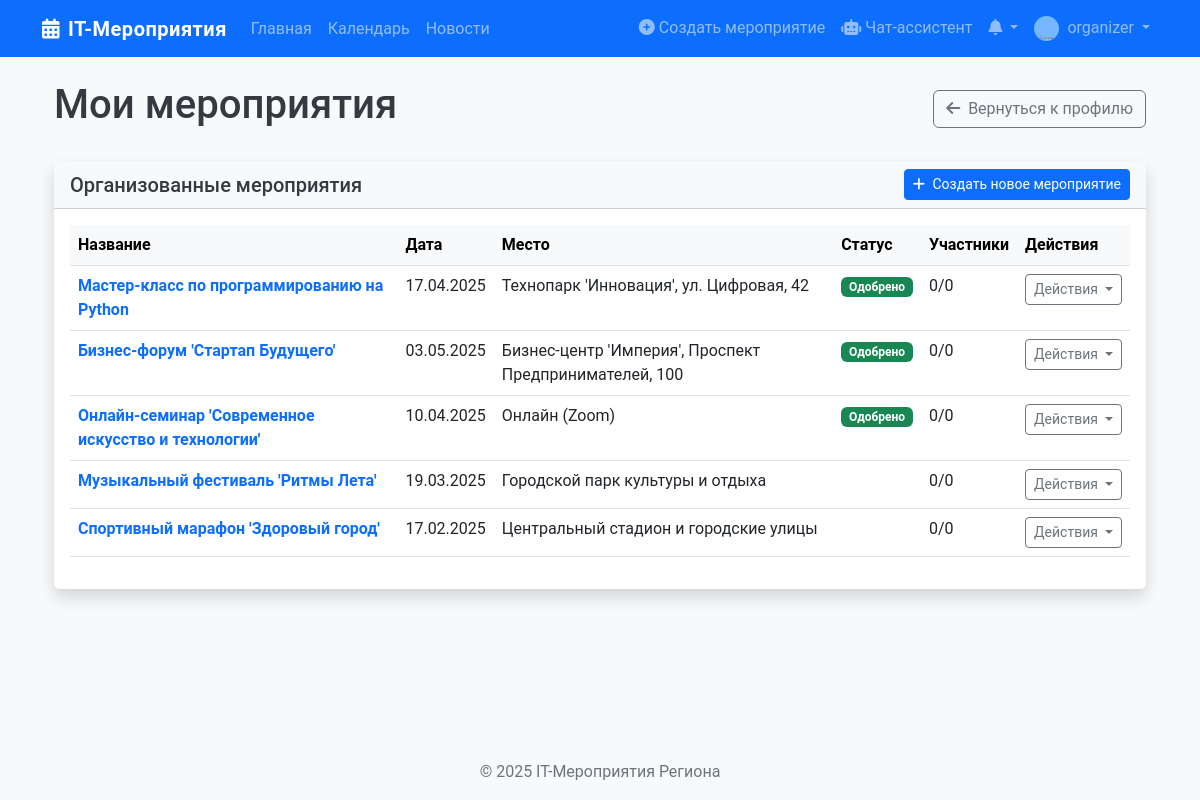
Screenshot of /profile/profile/events (signed in) with the database file from the repository.
### app/models/user.py (models this page shows, shortened)
class User(db.Model, UserMixin):
    id = db.Column(db.Integer, primary_key=True)
    username = db.Column(db.String(50), unique=True, nullable=False)
    email = db.Column(db.String(120), unique=True, nullable=False)
    password = db.Column(db.String(60), nullable=False)
    role = db.Column(db.String(20), default=UserRole.PARTICIPANT.value)
    profile_image = db.Column(db.String(20), default='default.jpg')
    created_at = db.Column(db.DateTime, default=datetime.utcnow)
    organized_events = db.relationship('Event', back_populates='organizer')
    applications = db.relationship('EventApplication', back_populates='user')
    achievements = db.relationship('Achievement', secondary=user_achievements,
                                   backref=db.backref('users', lazy='dynamic'))
    event_achievements = db.relationship('UserEventAchievement', back_populates='user')
    organizer_achievements = db.relationship('UserOrganizerAchievement', back_populates='user')
    def is_admin(self):
        return self.role == UserRole.ADMIN.value
    def is_organizer(self):
        return self.role == UserRole.ORGANIZER.value or self.role == UserRole.ADMIN.value

### app/models/event.py (models this page shows, shortened)
class Event(db.Model):
    id = db.Column(db.Integer, primary_key=True)
    title = db.Column(db.String(100), nullable=False)
    description = db.Column(db.Text, nullable=False)
    start_datetime = db.Column(db.DateTime, nullable=False)
    end_datetime = db.Column(db.DateTime, nullable=False)
    location = db.Column(db.String(200))
    format = db.Column(db.String(20), default=EventFormat.OFFLINE.value)
    logo = db.Column(db.String(100), default='default_event.jpg')
    status = db.Column(db.String(20), default=EventStatus.PENDING.value)
    created_at = db.Column(db.DateTime, default=datetime.utcnow)
    updated_at = db.Column(db.DateTime, default=datetime.utcnow, onupdate=datetime.utcnow)
    default_points = db.Column(db.Integer, default=10)  # Очки по умолчанию для участников
    max_participants = db.Column(db.Integer, default=0)  # Максимальное количество участников (0 - без ограничений)
    organizer_id = db.Column(db.Integer, db.ForeignKey('user.id'), nullable=False)
    organizer = db.relationship('User', back_populates='organized_events')
    applications = db.relationship('EventApplication', back_populates='event', cascade='all, delete-orphan')
    tags = db.relationship('Tag', secondary=event_tags, backref=db.backref('events', lazy='dynamic'))
    achievements = db.relationship('EventAchievement', back_populates='event', cascade='all, delete-orphan')

### app/routes/profile.py (the view)
@profile.route('/profile/events')
@login_required
def organized_events():
    if not current_user.is_organizer():
        flash('У вас нет прав для просмотра этой страницы', 'danger')
        return redirect(url_for('profile.view_profile', user_id=current_user.id))
    events = Event.query.filter_by(organizer_id=current_user.id).all()
    return render_template('profile/organized_events.html',
                          title='Мои мероприятия',
                          events=events)

### app/__init__.py (called while the page is built)
@login_manager.user_loader
def load_user(user_id):
    return User.query.get(int(user_id))

### app/templates/profile/organized_events.html (shortened to what this page needs)
{% extends "layout/base.html" %}
{% block content %}
<div class="container">
    <div class="d-flex justify-content-between align-items-center mb-4">
        <h1>Мои мероприятия</h1>
        <a href="{{ url_for('profile.view_profile', user_id=current_user.id) }}" class="btn btn-outline-secondary">
            <i class="fas fa-arrow-left me-1"></i> Вернуться к профилю
        </a>
    </div>
    <div class="card shadow">
        <div class="card-header bg-light d-flex justify-content-between align-items-center">
            <h5 class="mb-0">Организованные мероприятия</h5>
            <a href="{{ url_for('events.create_event') }}" class="btn btn-primary btn-sm">
                <i class="fas fa-plus me-1"></i> Создать новое мероприятие
            </a>
        </div>
        <div class="card-body">
            {% if events %}
                <div class="table-responsive">
                    <table class="table table-hover">
                        <thead class="table-light">
                            <tr>
                                <th>Название</th>
                                <th>Дата</th>
                                <th>Место</th>
                                <th>Статус</th>
                                <th>Участники</th>
                                <th>Действия</th>
                            </tr>
                        </thead>
                        <tbody>
                            {% for event in events %}
                                <tr>
                                    <td>
                                        <a href="{{ url_for('events.event_detail', event_id=event.id) }}" class="text-decoration-none fw-bold">
                                            {{ event.title }}
                                        </a>
                                    </td>
                                    <td>{{ event.start_datetime.strftime('%d.%m.%Y') }}</td>
                                    <td>{{ event.location }}</td>
                                    <td>
                                        <span class="badge {% if event.status == 'approved' %}bg-success{% elif event.status == 'pending' %}bg-warning{% elif event.status == 'rejected' %}bg-danger{% endif %}">
                                            {{ {'approved': 'Одобрено', 'pending': 'На рассмотрении', 'rejected': 'Отклонено'}[event.status] }}
                                        </span>
                                    </td>
                                    <td>
                                        {% set applications = event.applications %}
                                        {% set approved_applications = applications|selectattr('status', 'equalto', 'approved')|list %}
                                        {{ approved_applications|length }}/{{ applications|length }}
                                    </td>
                                    <td>
                                        <div class="dropdown">
                                            <button class="btn btn-sm btn-outline-secondary dropdown-toggle" type="button" data-bs-toggle="dropdown">
                                                Действия
                                            </button>
                                        </div>
                                    </td>
                                </tr>
                            {% endfor %}
                        </tbody>
                    </table>
                </div>
            {% else %}
                <div class="alert alert-info">
                    <i class="fas fa-info-circle me-2"></i>У вас пока нет созданных мероприятий.
                    <a href="{{ url_for('events.create_event') }}" class="alert-link">Создать новое мероприятие</a>
                </div>
            {% endif %}
        </div>
    </div>
</div>
{% endblock %}

### app/templates/layout/base.html (shortened to what this page needs)
<!DOCTYPE html>
<html lang="ru">
<head>
    <link href="https://cdn.jsdelivr.net/npm/bootstrap@5.2.3/dist/css/bootstrap.min.css" rel="stylesheet">
    <link rel="stylesheet" href="https://cdnjs.cloudflare.com/ajax/libs/font-awesome/6.1.1/css/all.min.css">
    <link rel="stylesheet" href="{{ url_for('static', filename='css/main.css') }}">
</head>
<body>
    <nav class="navbar navbar-expand-lg navbar-dark bg-primary sticky-top">
        <div class="container">
            <a class="navbar-brand" href="{{ url_for('main.index') }}">
                <i class="fas fa-calendar-alt me-2"></i>IT-Мероприятия
            </a>
            <div class="collapse navbar-collapse" id="navbarNavAltMarkup">
                <div class="navbar-nav">
                    <a class="nav-link" href="{{ url_for('main.index') }}">Главная</a>
                    <a class="nav-link" href="{{ url_for('main.calendar_view') }}">Календарь</a>
                    <a class="nav-link" href="{{ url_for('main.news_list') }}">Новости</a>
                </div>
                <div class="navbar-nav ms-auto">
                    {% if current_user.is_authenticated %}
                        {% if current_user.is_organizer() %}
                            <a class="nav-link" href="{{ url_for('events.create_event') }}">
                                <i class="fas fa-plus-circle me-1"></i>Создать мероприятие
                            </a>
                        {% endif %}
                        {% if current_user.is_admin() or current_user.is_organizer() %}
                            <a class="nav-link" href="{{ url_for('chatbot.chatbot_page') }}">
                                <i class="fas fa-robot me-1"></i>Чат-ассистент
                            </a>
                        {% endif %}
                        <div class="nav-item dropdown">
                            <a class="nav-link dropdown-toggle position-relative" href="#" id="notificationsDropdown" role="button" data-bs-toggle="dropdown">
                                <i class="fas fa-bell"></i>
                            </a>
                        </div>
                        <div class="nav-item dropdown">
                            <a class="nav-link dropdown-toggle" href="#" id="userDropdown" role="button" data-bs-toggle="dropdown">
                                <img src="{{ url_for('static', filename='img/profile_pics/' + current_user.profile_image) }}" alt="Аватар" class="rounded-circle me-1" style="width: 25px; height: 25px;">
                                {{ current_user.username }}
                            </a>
                        </div>
                    {% else %}
                        <a class="nav-link" href="{{ url_for('auth.login') }}">Вход</a>
                        <a class="nav-link" href="{{ url_for('auth.register') }}">Регистрация</a>
                    {% endif %}
                </div>
            </div>
        </div>
    </nav>
    <main class="container my-4">
        {% block content %}{% endblock %}
    </main>
    <footer class="footer bg-light py-3 mt-5">
        <div class="container text-center">
            <span class="text-muted">© 2025 IT-Мероприятия Региона</span>
        </div>
    </footer>
</body>
</html>

### app/static/css/main.css (style rules this page uses)
body { font-family: 'Roboto', sans-serif; background-color: #f8f9fa; color: #343a40; min-height: 100vh; display: flex; flex-direction: column; }
main { flex: 1; }
.footer { margin-top: auto; }
.navbar-brand { font-weight: 700; letter-spacing: 0.5px; }
.card { border: none; transition: transform 0.3s, box-shadow 0.3s; }
.card-header { font-weight: 600; }

### rows the page displays
User: profile_image (placeholder picture), username "organizer"
Event: title "Мастер-класс по программированию на Python", start_datetime "17.04.2025", location "Технопарк 'Инновация', ул. Цифровая, 42", status "Одобрено", approved_applications "0", applications "0"
Event: title "Бизнес-форум 'Стартап Будущего'", start_datetime "03.05.2025", location "Бизнес-центр 'Империя', Проспект Предпринимателей, 100", status "Одобрено", approved_applications "0", applications "0"
Event: title "Онлайн-семинар 'Современное искусство и технологии'", start_datetime "10.04.2025", location "Онлайн (Zoom)", status "Одобрено", approved_applications "0", applications "0"
Event: title "Музыкальный фестиваль 'Ритмы Лета'", start_datetime "19.03.2025", location "Городской парк культуры и отдыха", approved_applications "0", applications "0"
Event: title "Спортивный марафон 'Здоровый город'", start_datetime "17.02.2025", location "Центральный стадион и городские улицы", approved_applications "0", applications "0"
